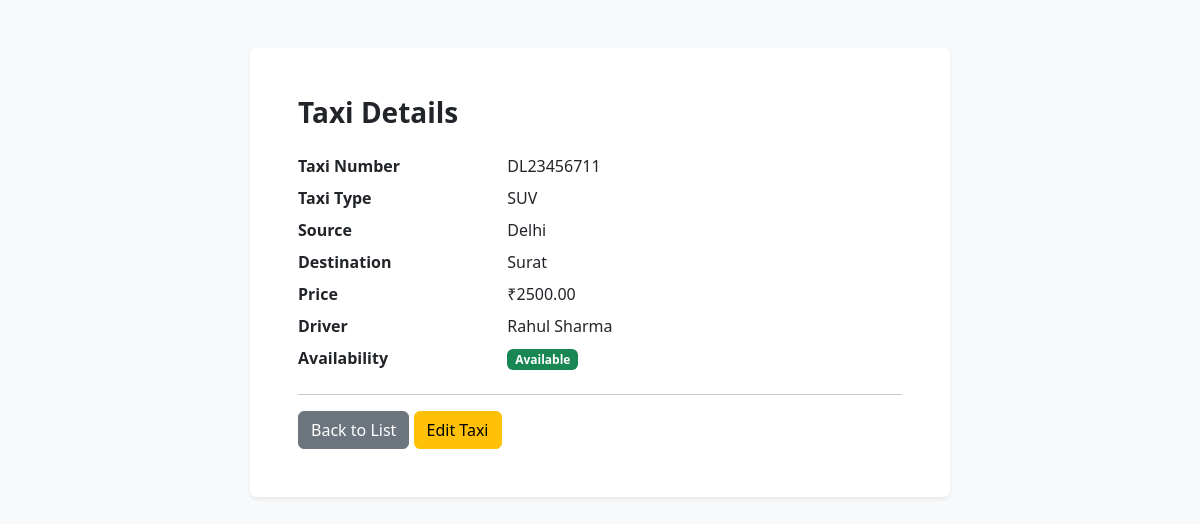
The page /taxis/2/ (signed in) on the database its author committed.
### core/models.py (models this page shows, shortened)
class Taxi(models.Model):
    number = models.CharField(max_length=20, unique=True)
    type = models.CharField(max_length=50)
    source = models.CharField(max_length=100)
    destination = models.CharField(max_length=100)
    price = models.DecimalField(max_digits=10, decimal_places=2)
    availability = models.BooleanField(default=True)
    driver = models.ForeignKey(
        Driver,
        on_delete=models.CASCADE,
        related_name='taxis',
    )

class Driver(models.Model):
    name = models.CharField(max_length=100)
    email = models.EmailField(unique=True)
    license_number = models.CharField(
        max_length=50,
        unique=True
    )
    mobile = models.CharField(max_length=15)
    taxi_number = models.CharField(max_length=20, blank=True)
    password = models.CharField(max_length=128)

### core/views.py (the view)
@user_passes_test(
    lambda user: user.is_authenticated and user.is_staff,
    login_url='admin_login',
)
def admin_taxi_detail(request, taxi_id):
    taxi = get_object_or_404(
        Taxi.objects.select_related('driver'),
        pk=taxi_id,
    )
    return render(
        request,
        'core/admin_taxi_detail.html',
        {'taxi': taxi},
    )

### core/templates/core/admin_taxi_detail.html (shortened to what this page needs)
<!DOCTYPE html>
<html lang="en">
<head>
    <link href="https://cdn.jsdelivr.net/npm/bootstrap@5.3.3/dist/css/bootstrap.min.css"
          rel="stylesheet">
</head>
<body class="bg-light">
<div class="container py-5">
    <div class="card border-0 shadow-sm mx-auto"
         style="max-width:700px">
        <div class="card-body p-4 p-md-5">
            <h1 class="h3 fw-bold mb-4">Taxi Details</h1>
            <dl class="row">
                <dt class="col-sm-4">Taxi Number</dt>
                <dd class="col-sm-8">{{ taxi.number }}</dd>
                <dt class="col-sm-4">Taxi Type</dt>
                <dd class="col-sm-8">{{ taxi.type }}</dd>
                <dt class="col-sm-4">Source</dt>
                <dd class="col-sm-8">{{ taxi.source }}</dd>
                <dt class="col-sm-4">Destination</dt>
                <dd class="col-sm-8">{{ taxi.destination }}</dd>
                <dt class="col-sm-4">Price</dt>
                <dd class="col-sm-8">₹{{ taxi.price|floatformat:2 }}</dd>
                <dt class="col-sm-4">Driver</dt>
                <dd class="col-sm-8">{{ taxi.driver.name|default:"Not assigned" }}</dd>
                <dt class="col-sm-4">Availability</dt>
                <dd class="col-sm-8">
                    {% if taxi.availability %}
                        <span class="badge bg-success">Available</span>
                    {% else %}
                        <span class="badge bg-secondary">Not Available</span>
                    {% endif %}
                </dd>
            </dl>
            <hr>
            <a href="{% url 'admin_taxi_list' %}"
               class="btn btn-secondary">Back to List</a>
            <a href="{% url 'admin_taxi_edit' taxi.id %}"
               class="btn btn-warning">Edit Taxi</a>
        </div>
    </div>
</div>
</body>
</html>

### rows shown on the page
Taxi: number "DL23456711", type "SUV", source "Delhi", destination "Surat", price "2500.00", driver.name "Rahul Sharma"
